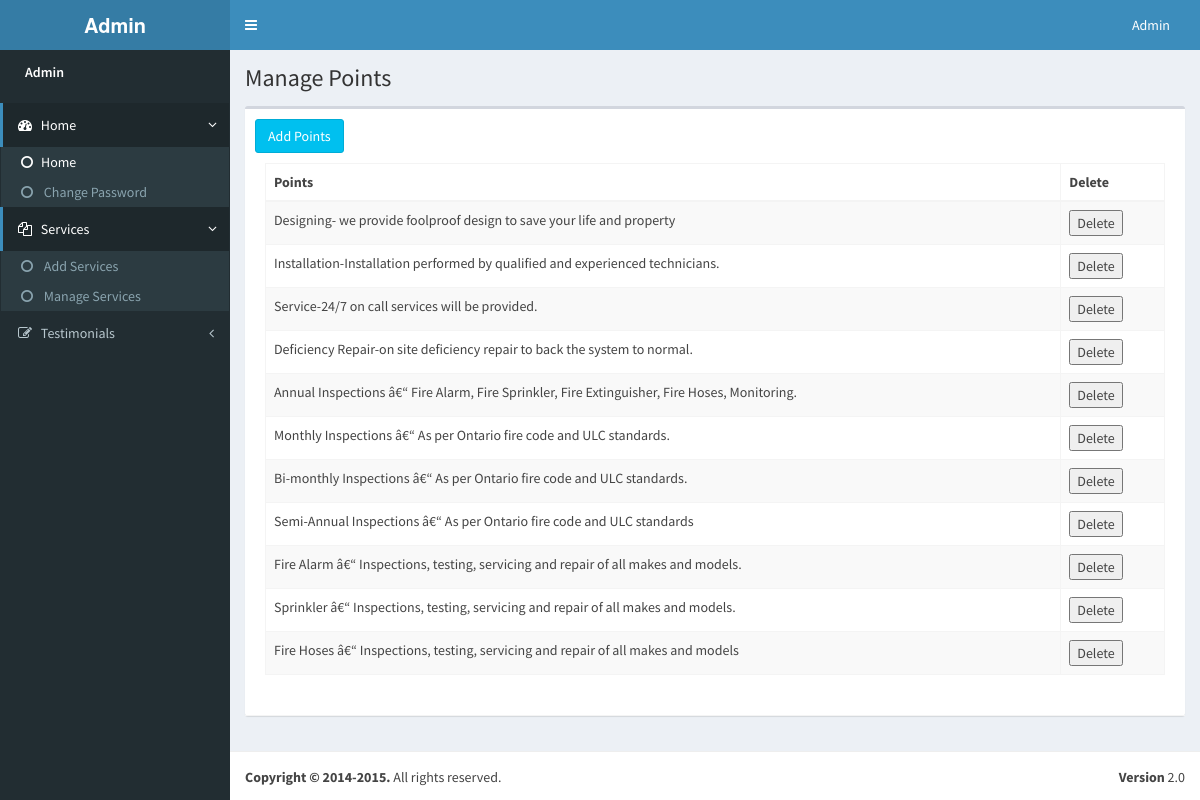
/tas_backend/view_points.php?s_id=1 (signed in), run on the app's committed database.
### tables this page shows
CREATE TABLE IF NOT EXISTS `points` (
  `points_id` int(11) NOT NULL AUTO_INCREMENT,
  `services_id` int(11) NOT NULL,
  `points` varchar(225) NOT NULL,
  PRIMARY KEY (`points_id`)
);

### tas_backend/view_points.php (the view, shortened to what this page needs)
<?php
 require_once('db.php');
 $ser_id=$_GET['s_id'];
?>
<!DOCTYPE html>
<html>
<head>
   <?php require_once('header.php');?>
  </head>
  <body class="skin-blue fixed">
    <div class="wrapper">
     <?php require_once('menu.php');?>
      <div class="content-wrapper">
        <section class="content-header">
          <h1>
            Manage Points
          </h1>
          <ol class="breadcrumb">
          </ol>
        </section>
        <section class="content">
          <div class="box">
            <div class="box-header with-border">
<a href="add_points.php?id=<?=$ser_id;?>"><button type="submit" class="btn btn-info">Add Points</button> </a>
                <form name="form1" method="post" action="" enctype="multipart/form-data">
                <div class="box-body">
                  <div id="example1_wrapper" class="dataTables_wrapper form-inline dt-bootstrap">
                  <div class="row">
                  <div class="col-sm-12">
         <table id="example1" class="table table-bordered table-striped dataTable" role="grid" aria-describedby="example1_info">
                    <thead>
                      <tr role="row">
                      <th >Points </th>
                      <th >Delete </th>
                     </tr>
                    </thead>
                    <tbody>
  <?php
   $query = mysqli_query($con,"SELECT * FROM points where `services_id`='$ser_id'");
     while($row=mysqli_fetch_array($query))
	 {
  ?>
  <tr>
 		<td><?php echo $row['points']; ?></td>      <td><form method="post">
       <button type="submit" name="delete" >Delete </button>
        </form></td>
      </tr>
  <?php
	 }
	 ?>
</tbody>
                  </table>
                  </div>
                  </div>
                  </div>
                </div>
         </form>
           </div>
            </div>
          </div>
      </div>
      <footer class="main-footer">
        <div class="pull-right hidden-xs">
          <b>Version</b> 2.0
        </div>
        <strong>Copyright &copy; 2014-2015.</strong> All rights reserved.
      </footer>
</body>
</html>

### data on the page
points: points "Designing- we provide foolproof design to save your life and property"
points: points "Installation-Installation performed by qualified and experienced technicians."
points: points "Service-24/7 on call services will be provided."
points: points "Deficiency Repair-on site deficiency repair to back the system to normal."
points: points "Annual Inspections â€“ Fire Alarm, Fire Sprinkler, Fire Extinguisher, Fire Hoses, Monitoring."
points: points "Monthly Inspections â€“ As per Ontario fire code and ULC standards."
points: points "Bi-monthly Inspections â€“ As per Ontario fire code and ULC standards."
points: points "Semi-Annual Inspections â€“ As per Ontario fire code and ULC standards"
points: points "Fire Alarm â€“ Inspections, testing, servicing and repair of all makes and models."
points: points "Sprinkler â€“ Inspections, testing, servicing and repair of all makes and models."
points: points "Fire Hoses â€“ Inspections, testing, servicing and repair of all makes and models"
